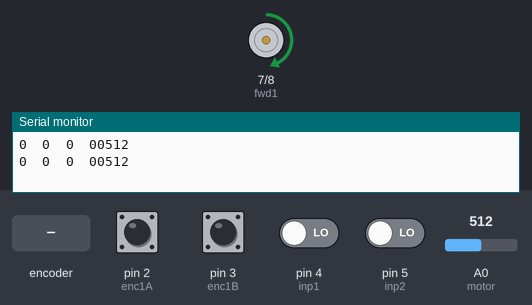
The sketch below on a simulated Arduino Uno, built with avr-gcc and run on an emulated ATmega328P. On the bench: motor-driver pin pairs drawn as motors (green arrow = first pin HIGH = forward, orange = second pin HIGH = backward, longer = more drive, scaled by the enable pin), the last lines printed to the serial monitor. Inputs (shaded band) come from the test bench; at power-on: pin 2 (enc1A), pin 3 (enc1B) HIGH, pin 4 (inp1), pin 5 (inp2) LOW, A0 (motor) = 512.

Above: at 0.18 s.
At 1.2 s:
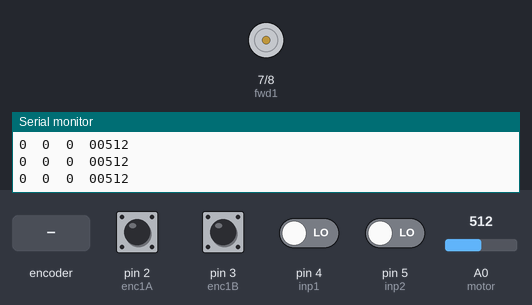
1.3 s: rotary encoder on pin 2 (enc1A) / pin 3 (enc1B) turned 3 steps (first pin leading)
Timing chart, 0 to 4.3 s (numbered marks = the images above; inputs shaded):
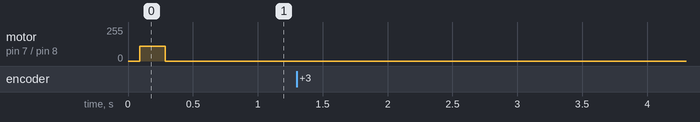

The sketch:

MainBrake.ino
```cpp
#define inp1 4 // digital pin
#define inp2 5 // digital pin
#define oneRev 1420 // pulse / rev
#define torqueThreshold 170
//encoder pin
#define enc1A 2
#define enc1B 3
//PID constant
#define Kps 0.355
#define Kis 0.0//000145
#define Kds 1//30

#define TS 11*8+1//33*8 //prescaller timer0 ~7800Hz
#define max_vs 10
#define brakeOFF 130*8

//Motor1
const char fwd1=7; // pin untuk kendali arah motor
const char rev1=8;
const char pwm1=6; // pin untuk pwm1

int calibrate=0;
int ain=0; // torque sensor read (raw)
int kode=0; // command from serial input
int brake=0; // brake sign
int init_ = 0; // variable to initialize brake position
bool in1=0; // read signal 1 from main arduino
bool in2=0; // read signal 2 from main arduino

int errPos=0, sumErrPos=0;
int pwmPos=0, lastErrPos=0;
int sp_pos=0, last_sp_pos = 0;
int sp_vs,  err_vs=0, sumErrVel=0;
int err_v1=0,err_v2=0, v1=0;
int pwmSpeed=0;

String inString = "";    // string to hold input

unsigned long lastBrake=0;
unsigned long lastPID1=0, lastPrint=0;
long pos1=0, last_pos1=0;

//function to read position and direction of hall sensor (encoder)
void ISR_INT0(){
  int pinA,pinB;
  pinA=digitalRead(enc1A);
  pinB=digitalRead(enc1B);
  if(pinA==LOW && pinB==LOW){
    pos1--; // CCW
  } else if(pinA==LOW && pinB==HIGH){
    pos1++;
  }else if(pinA==HIGH&& pinB==LOW){
    pos1++; // CCW
  } else if(pinA==HIGH && pinB==HIGH){
    pos1--; // CCW
  }
}
void ISR_INT1(){
  int pinA,pinB;
  pinA=digitalRead(enc1A);
  pinB=digitalRead(enc1B);
  if(pinA==LOW && pinB==LOW){
    pos1++; // CCW
  } else if(pinA==LOW && pinB==HIGH){
    pos1--;
  } else if(pinA==HIGH&& pinB==LOW){
    pos1--; // CCW
  } else if(pinA==HIGH && pinB==HIGH){
    pos1++; // CCW
  }
}

//function to generate PWM to motor driver
void motor_power(int pwm, int fwd, int rev, int power){
  int pwm_value;
  pwm_value=abs(power);
  if (pwm_value>255)
    pwm_value=255;
  if(power>0){
    digitalWrite(rev,LOW); // turn off
    digitalWrite(fwd,HIGH); // turn off
    analogWrite(pwm, pwm_value);
  } else if(power<0){
    digitalWrite(rev,HIGH); // turn off
    digitalWrite(fwd,LOW); // turn off
    analogWrite(pwm, pwm_value);
  }else{
    digitalWrite(fwd,LOW); // turn off
    digitalWrite(rev,LOW); // turn off
    analogWrite(pwm, 0);
  }
}

//function to set a maximum and minimum threshold of a variable
void threshold(int *pwmval, int maxValue){
  if (*pwmval > maxValue){
    *pwmval = maxValue;
  } else if (*pwmval < -1*maxValue){
    *pwmval = -1*maxValue;
  }
}

// funtion to give command to brake motor through serial monitor
void strToInt(int *setpoint){
  while (Serial.available() > 0) {
    int inChar = Serial.read();
    if (isDigit(inChar)) {
      // convert the incoming byte to a char and add it to the string:
      inString += (char)inChar;
    }
    // if you get a newline, print the string, then the string's value:
    if (inChar == '\n') {
      *setpoint = inString.toInt();//-10000;
      Serial.print("setpoint:");
      Serial.println(*setpoint);
      // clear the string for new input:
      inString = "";
    }
  }
}

void setup() {
  // put your setup code here, to run once:
  Serial.begin(9600);
 //posisi motor bRAKE
  pinMode(enc1A,INPUT_PULLUP);
  pinMode(enc1B,INPUT_PULLUP);
  attachInterrupt(digitalPinToInterrupt(enc1A), ISR_INT0, CHANGE);
  attachInterrupt(digitalPinToInterrupt(enc1B), ISR_INT1, CHANGE);

  // set timer 0 divisor to  8 for PWM frequency of  7812.50 Hz
  // timer set to 8kHz to reduce sound of motor while moving
  TCCR0B = TCCR0B & B11111000 | B00000010;
  //motor1
  pinMode(rev1, OUTPUT);
  pinMode(fwd1, OUTPUT);
  pinMode(pwm1, OUTPUT);
  delay(700);
  lastBrake = millis();
}

void loop() {

  //strToInt(&kode);//sp_pos); // use to test command using serial monitor
  readInput();

  if (millis() - lastPID1>=(TS)){
    samplingEnc();
    if ((abs(sp_pos - pos1)>40) ) // use for move the motor to initial position
      pidPosisi();//KecPos();
    lastPID1 = millis();
  }
  if (millis() - lastPrint>=561){  //print data for debugging
    printData();
    lastPrint=millis();
  }

  if (!init_){
    init_brake(); // initialize brake position
  } else {
    remON();
  }
}

void printData(){
  Serial.print(pos1);
  Serial.print("\t");
  Serial.print(sp_pos);
  Serial.print("\t");
  Serial.print(pwmPos);
  Serial.print("\t");
  Serial.print(brake);
  Serial.print(in2);
  Serial.println(ain);

}

// function ro read input from main arduino
void readInput(){
  ain=analogRead(A0); //current of brake motor I (mA) = (ain/1023)*(40/13.3)
  in1 = digitalRead(inp1); //brake signal from main controller
  in2 = digitalRead(inp2); //brake signal from main controller

  if ( (in1==1 && in2==1) || (kode==3) ){ //full brake
    brake=1;
  } else if ( (in1==1 && in2==0) || (kode==2) ){ //auto no brake
    brake=2;
  } else if ( (in1==0 && in2==1) || (kode==1) ){ // auto no brake
    brake=3;
  } else { //manual, brake system OFF
    brake=0;
  }
}

// sampling of motor speed
void samplingEnc(){
  v1 = pos1 - last_pos1;
  last_pos1 = pos1;
}

// Position PID Algoritm
void pidPosisi(){

  errPos = sp_pos - pos1;

  int temp_Pi = (int)( Kis*TS*sumErrPos);
  threshold(&temp_Pi, 255);

  pwmPos = (int)(Kps*errPos + temp_Pi + Kds*(errPos-lastErrPos)/TS);
  threshold(&pwmPos, 140);

  lastErrPos = errPos;
}

// function to initialize brake position
void init_brake(){
  if (millis() <17000){ //2 detik (2*8000
    if (calibrate==0){
      motor_power(pwm1, rev1, fwd1, 230);
      if (ain>torqueThreshold){
        calibrate=1;
        //sp_pos = pos1-440;
        lastBrake=millis();
      }
    } else {
      if (millis() - lastBrake<1600)
        motor_power(pwm1, rev1, fwd1, -110);
      else
        motor_power(pwm1, rev1, fwd1, 0);
    }
  } else {
    init_=1;
    motor_power(pwm1, rev1, fwd1, 0);
    sp_pos=pos1;
  }
}

// torque control
void remON(){
  if (brake==1){ // brake is on
    if (ain<torqueThreshold){
      lastBrake=millis();
      motor_power(pwm1, rev1, fwd1, 220);
    } else if (millis() - lastBrake<brakeOFF){
        motor_power(pwm1, rev1, fwd1, 0);
    } else {
        motor_power(pwm1, rev1, fwd1, pwmPos);
    }
  } else if ((brake==2) || (brake==3)){ // brake off -  move to initial position
        motor_power(pwm1, rev1, fwd1, pwmPos);
  } else if (brake==0){ // brake system is inactive
      motor_power(pwm1, rev1, fwd1,0);
  }
}
```
